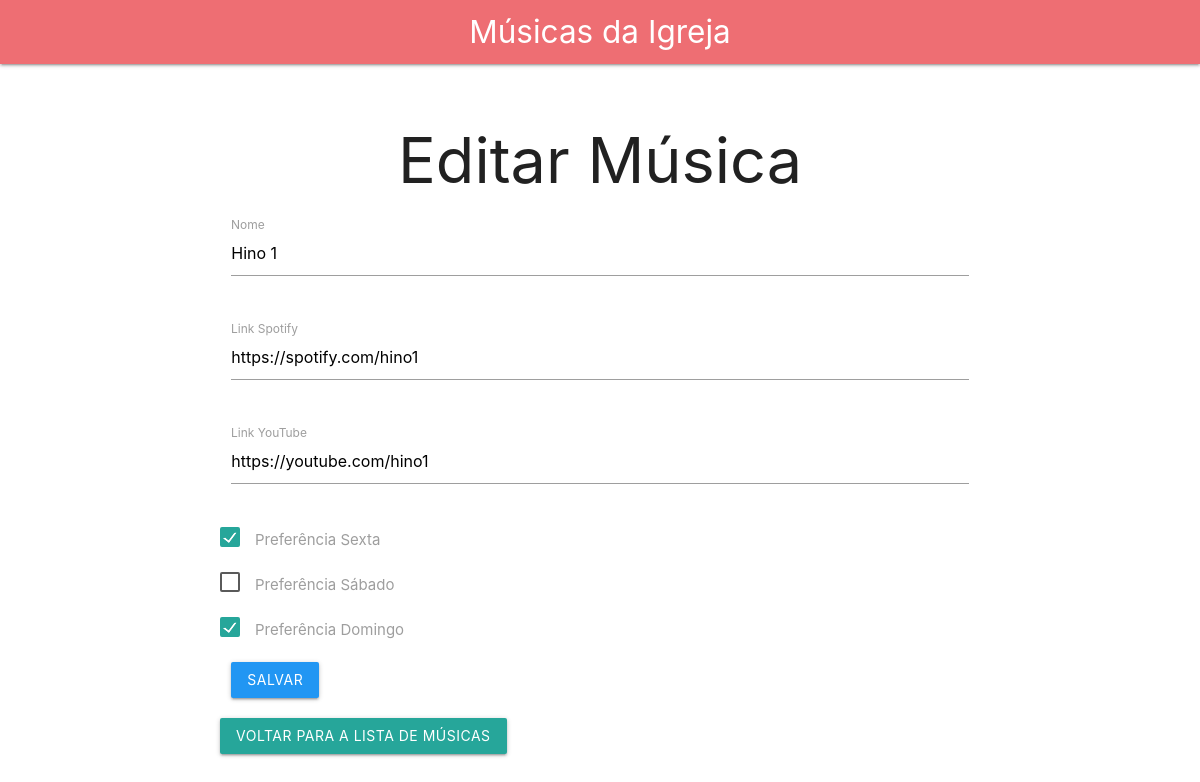
Before: /editar_musica/1 with the older database file.
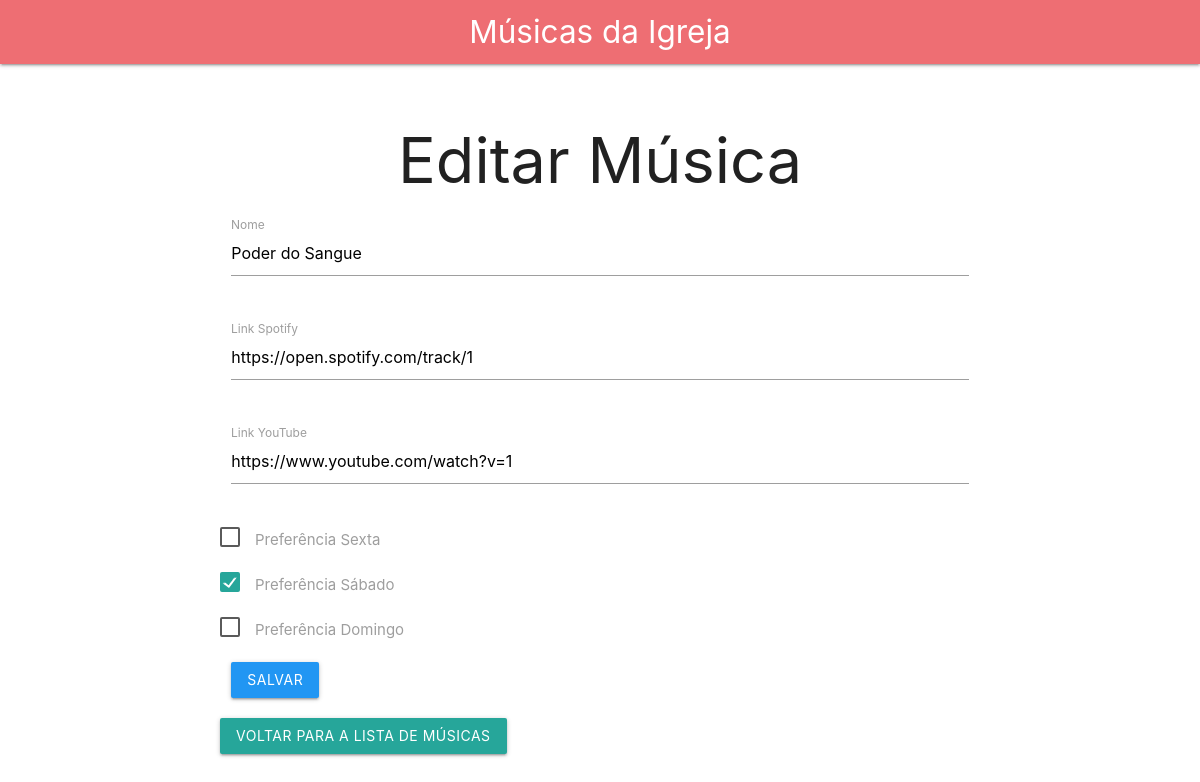
After: the same page with the newer database file.
### app/models/musica.py (models this page shows)
class Musica(Base):
    __tablename__ = "musicas"
    id = Column(Integer, primary_key=True, index=True)
    nome = Column(String, index=True)
    link_spotify = Column(String, index=True)
    link_youtube = Column(String, index=True)
    preferencia_sexta = Column(Integer, default=0)
    preferencia_sabado = Column(Integer, default=0)
    preferencia_domingo = Column(Integer, default=0)

### app/main.py (the view)
@app.get("/editar_musica/{musica_id}", response_class=HTMLResponse)
async def editar_musica_form(request: Request, musica_id: int, db: Session = Depends(get_db)):
    musica_repository = MusicaRepository(db)
    musica = musica_repository.obter_por_id(musica_id)
    return templates.TemplateResponse("criar_musica.html", {"request": request, "musica": musica})

### app/templates/criar_musica.html (shortened to what this page needs)
{% extends "base.html" %}
{% block content %}
<h1>{% if musica %}Editar{% else %}Criar{% endif %} Música</h1>
<div class="row">
    <form class="col s12" action="{% if musica %}/editar_musica/{{ musica.id }}{% else %}/criar_musica{% endif %}" method="post">
        <div class="row">
            <div class="input-field col s12">
                <input id="nome" type="text" name="nome" value="{{ musica.nome if musica else '' }}" required>
                <label for="nome">Nome</label>
            </div>
        </div>
        <div class="row">
            <div class="input-field col s12">
                <input id="link_spotify" type="text" name="link_spotify" value="{{ musica.link_spotify if musica else '' }}" required>
                <label for="link_spotify">Link Spotify</label>
            </div>
        </div>
        <div class="row">
            <div class="input-field col s12">
                <input id="link_youtube" type="text" name="link_youtube" value="{{ musica.link_youtube if musica else '' }}" required>
                <label for="link_youtube">Link YouTube</label>
            </div>
        </div>
        <div class="row">
            <label>
                <span>Preferência Sexta</span>
            </label>
        </div>
        <div class="row">
            <label>
                <span>Preferência Sábado</span>
            </label>
        </div>
        <div class="row">
            <label>
                <span>Preferência Domingo</span>
            </label>
        </div>
        <button type="submit" class="waves-effect waves-light btn blue">Salvar</button>
    </form>
</div>
<a href="/" class="waves-effect waves-light btn">Voltar para a lista de músicas</a>
{% endblock %}

Changed rows visible on the page:
changed Musica: nome "Hino 1" → "Poder do Sangue"; link_spotify "https://spotify.com/hino1" → "https://open.spotify.com/track/1"; link_youtube "https://youtube.com/hino1" → "https://www.youtube.com/watch?v=1"
